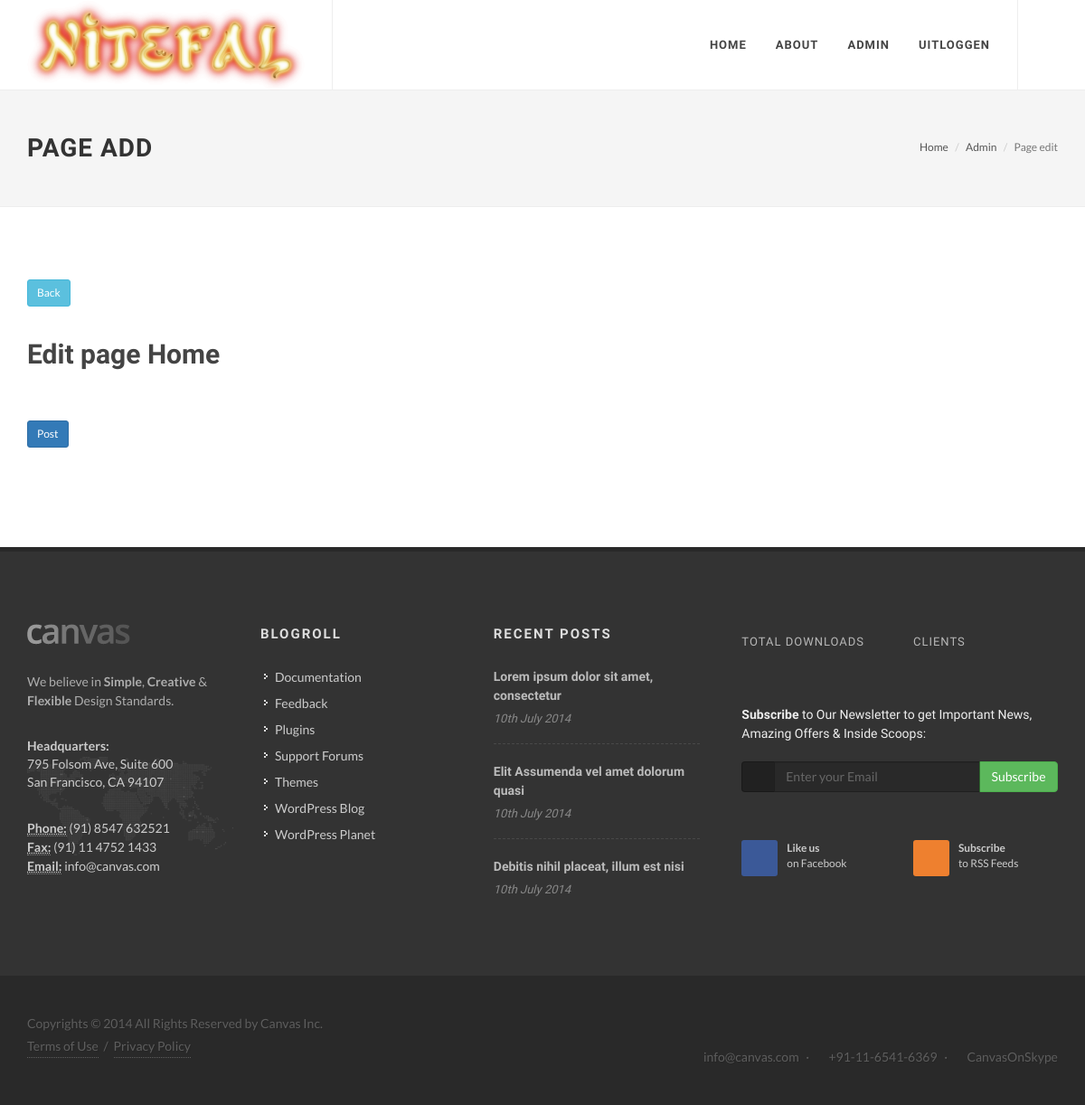
Page /page/edit/Home/ (signed in) on the committed database.
### dcms/apps/pages/models.py (models this page shows, shortened)
class TimestampAble(models.Model):
    created_on = models.DateTimeField(_("date/time created"), editable=False, auto_now_add=True)
    modified_on = models.DateTimeField(_("date/time modified"), editable=False, auto_now=True)
    created_by = models.ForeignKey(User, editable=False, related_name='%(app_label)s_%(class)s_created_by', null=True,
                                   default=None)
    modified_by = models.ForeignKey(User, editable=False, related_name='%(app_label)s_%(class)s_modified_by', null=True,
                                    default=None)
    class Meta:
        abstract = True

class Page(TimestampAble):
    name = models.CharField(max_length=255, verbose_name='Name')
    slogan = models.CharField(max_length=255, verbose_name='Slogan')
    url = models.SlugField(max_length=255, verbose_name='Url', unique=True)
    parent = models.ForeignKey('Page', blank=True, null=True, verbose_name='Parent')
    ordering = models.PositiveSmallIntegerField(verbose_name='Ordering')
    sidebar_right = models.BooleanField(default=True, verbose_name='Sidebar right?')
    class Meta:
        verbose_name = 'Page'
        verbose_name_plural = 'Pages'

### dcms/apps/pages/views.py (the view)
# urls.py: url(r'^page/edit/(?P<page_url>[-\w\d]+)/', views.PageEditView, name='page-edit'),
@staff_member_required
def PageEditView(request, page_url):
    page = Page.objects.get(url=page_url)
    if request.method == "POST":
        form = forms.PageForm(request.POST, instance=page)
        if form.is_valid():
            model_instance = form.save(commit=False)
            model_instance.save()
            return redirect('page', page_url)
    else:
        form = forms.PageForm(instance=page)
    context = {'form': form, 'page': page}
    return render(request, 'cms/page-edit.html', context=context)

### dcms/apps/pages/templates/cms/page-edit.html (shortened to what this page needs)
{% extends 'base.html' %}
{% block content_header %}
    <section id="page-title">
        <div class="container clearfix">
            <h1>Page add</h1>
            <ol class="breadcrumb">
                <li><a href="/">Home</a></li>
                <li><a href="{% url 'cms' %}">Admin</a></li>
                <li class="active">Page edit</li>
            </ol>
        </div>
    </section>
{% endblock %}
{% block content %}
<p>
    <a href="{% url 'page' page.url %}" class="btn btn-info btn-sm">Back</a>
</p>
<h2>Edit page {{ page.name }}</h2>
<div class="row">
    <div class="col-md-6">
        <form method="post">
        <br/>
        <input type="submit" value="Post" class="btn btn-primary btn-sm">
        </form>
    </div>
</div>
{% endblock %}

### dcms/apps/pages/templates/page_navigation.html (shortened to what this page needs)
<ul>
    {% for page in tree %}
        <li>
            <a href="{% url 'page' page.url %}"><div>{{ page.title }}</div></a>
        </li>
    {% endfor %}
    {% if not request.user.is_authenticated %}
    <li><a href="{% url 'login' %}"><div>Login</div></a></li>
    {% else %}
    {% if request.user.is_staff %}
    <li><a href="{% url 'cms' %}">Admin</a></li>
    {% endif %}
    <li><a href="{% url 'logout' %}?next=/"><div>Uitloggen</div></a></li>
    {% endif %}
</ul>

### rows in the picture
Page: title "HOME", name "Home"
Page: title "ABOUT"
